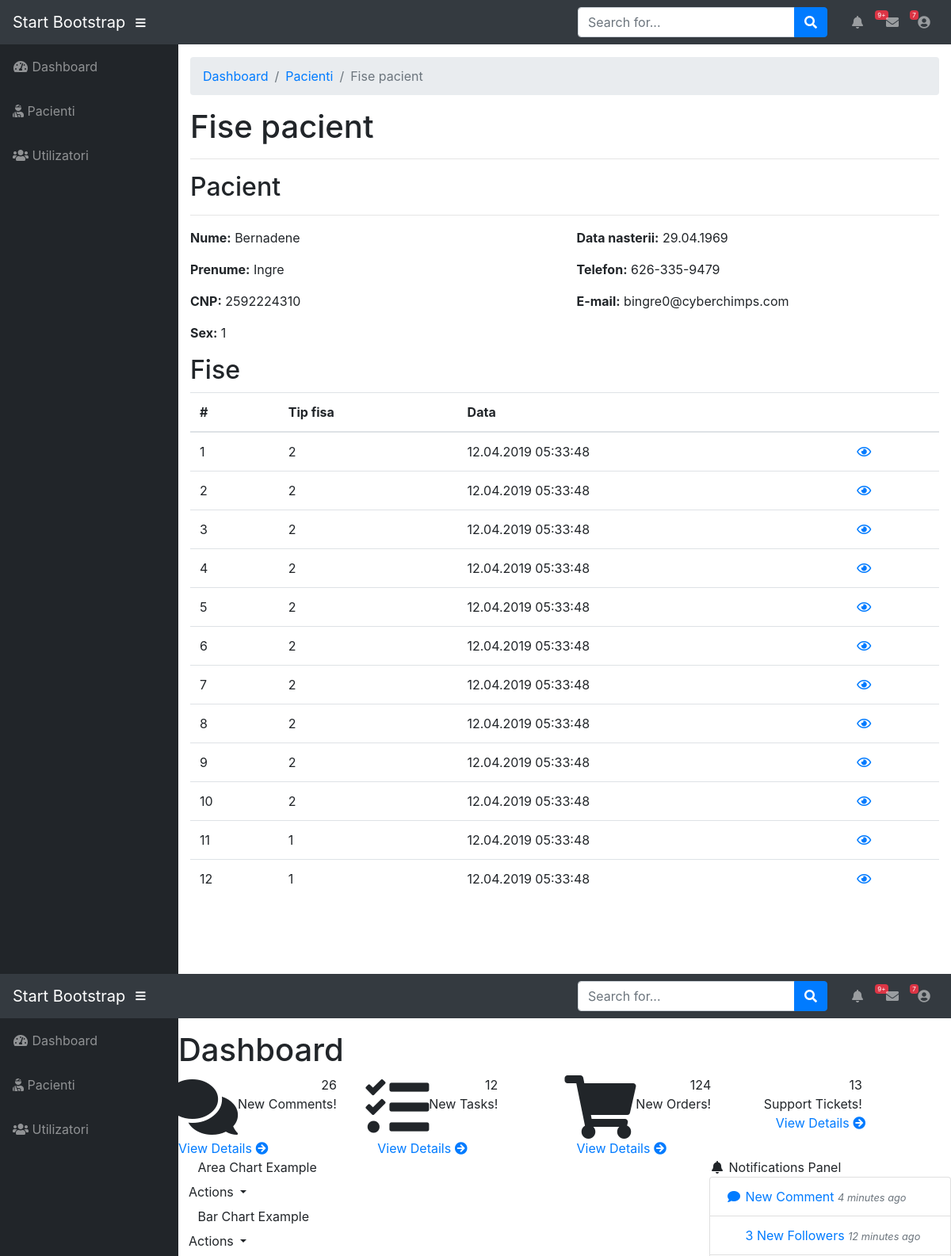
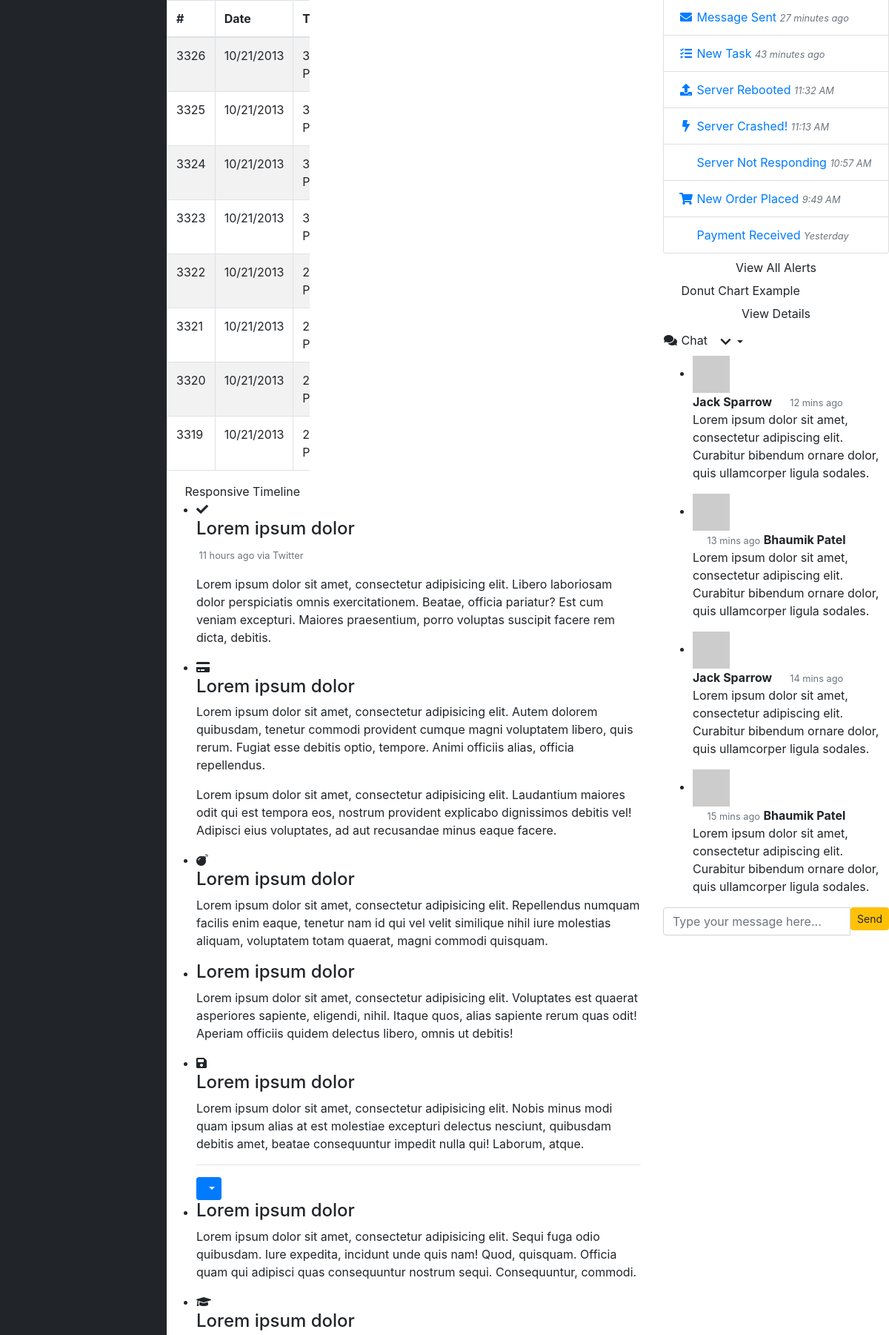
/pacient_fise?id=1 (upper part), run on the app's committed database (2 pictures, top to bottom).
### tables this page shows
CREATE TABLE `pacienti` (
  `id` int(255) NOT NULL,
  `nume` varchar(255) NOT NULL,
  `prenume` varchar(255) NOT NULL,
  `cnp` varchar(10) NOT NULL,
  `data_nastere` date NOT NULL,
  `sex` tinyint(1) NOT NULL,
  `telefon` varchar(15) NOT NULL,
  `email` varchar(255) NOT NULL
);

CREATE TABLE `fise_medicale` (
  `id` int(255) NOT NULL,
  `data_adaugare` datetime NOT NULL DEFAULT CURRENT_TIMESTAMP,
  `observatii` text NOT NULL,
  `tip_fisa` int(10) NOT NULL,
  `id_pacient` int(255) NOT NULL,
  `trimisa` tinyint(1) NOT NULL DEFAULT '0',
  `id_spital` int(255) DEFAULT NULL,
  `id_utilizator` int(255) DEFAULT NULL
);

### config/db_config.php (called while the page is built)
<?php
 $username="root";
 $password="";
 $servername="localhost";
 $db="dep";
?>

### _inc/classes/Db.php (called while the page is built, shortened)
<?php
class Db{
    private $con;
    private function Connect(){
        global $username, $password, $db, $servername;
        $this->con = new mysqli($servername, $username, $password, $db);
    }
    public function getQuerry($query){
        $result = $this->con->query($query);
        return $result;
    }
    public function getArray($rezultat){
        $re = array();
        if (mysqli_num_rows($rezultat) > 0){
            while($row = mysqli_fetch_assoc($rezultat)) {
                $re[]=$row;
            }
        }else{
        }
        return $re;
    }
    public function getRow($result){
        $re = array();
        if (mysqli_num_rows($result) > 0) {
           while($row = mysqli_fetch_assoc($result)) {
               $re=$row;
              break;
           }
       } else {
       }
       return $re;
    }
}
?>

### _inc/models/Pacienti.php (called while the page is built, shortened)
<?php
class Pacienti extends Db{
    public function getPacient($id){
        $query = "SELECT * FROM `pacienti`
                WHERE `pacienti`.`id`='".$id."'";
        $rezultat = $this->getQuerry($query);
        $pacient = $this->getRow($rezultat);
        return $pacient;
    }
}
?>

### _inc/models/FiseMedicale.php (called while the page is built, shortened)
<?php
class FiseMedicale extends Db{
    public function getPacientFise($id){
        $query= "SELECT * FROM `fise_medicale` WHERE `id_pacient`='".$id."' ORDER BY `data_adaugare` DESC";
        $rezultat = $this->getQuerry($query);
        return  $this->getArray($rezultat);
    }
}
?>

### pacient_fise.php (the view, shortened to what this page needs)
<?php
    if(isset($_GET["id"]) && $_GET["id"]>0){
        $id = $_GET["id"];
    }else{
        exit();
    }
    require_once('./_inc/models/Pacienti.php');
    require_once("./_inc/models/FiseMedicale.php");
    $pacientiModel = new Pacienti();
    $fiseMedicaleModel = new FiseMedicale();
    $pacient = $pacientiModel->getPacient($id);
    $fise = $fiseMedicaleModel->getPacientFise($id);
    include("./header.php");
?>
      <div class="container-fluid">
        <ol class="breadcrumb">
            <li class="breadcrumb-item"><a href="./dashboard">Dashboard</a></li>
            <li class="breadcrumb-item"><a href="./pacienti_listare">Pacienti</a></li>
            <li class="breadcrumb-item active">Fise pacient</li>
        </ol>
        <h1>Fise pacient</h1>
        <hr>
        <h2>Pacient</h2>
        <hr>
        <div class="row">
            <div class="col-6">
                <p><b>Nume:</b> <?php echo $pacient["nume"]; ?></p>
                <p><b>Prenume:</b> <?php echo $pacient["prenume"]; ?></p>
                <p><b>CNP:</b> <?php echo $pacient["cnp"]; ?></p>
                <p><b>Sex:</b> <?php echo $pacient["sex"]; ?></p>
            </div>
            <div class="col-6">
                <p><b>Data nasterii:</b> <?php echo date("d.m.Y",strtotime($pacient["data_nastere"])); ?></p>
                <p><b>Telefon:</b> <?php echo $pacient["telefon"]; ?></p>
                <p><b>E-mail:</b> <?php echo $pacient["email"]; ?></p>
            </div>
        </div>
        <h2>Fise</h2>
        <?php
            if(count($fise) > 0){ ?>
        <table class="table table-hover">
            <thead>
                <tr>
                <th scope="col">#</th>
                <th scope="col">Tip fisa</th>
                <th scope="col">Data</th>
                <th scope="col"></th>
                </tr>
            </thead>
            <tbody>
            <?php
                foreach($fise as $i => $fisa){
                ?>
                <tr>
                    <td><?php echo $i+1; ?></td>
                    <td><?php echo $fisa["tip_fisa"]; ?></td>
                    <td><?php echo date("d.m.Y H:i:s",strtotime($fisa["data_adaugare"])); ?></td>
                    <td>
                      <a href="fisa_vizualizare?id=<?php echo $fisa["id"]; ?>" title="Vezi fisa medicala"><i class="far fa-eye"></i></a>
                    </td>
                </tr>
                <?php
                }
                ?>
            </tbody>
        </table>
        <?php
            }else{ ?>
            <p>Nu exista fise medicale pentru acest utilizator.</p>
            <?php }  ?>
      </div>
 <?php
  include("./footer.php");
 ?>

### data on the page
pacienti: nume "Bernadene", prenume "Ingre", cnp "2592224310", sex "1", data_nastere "29.04.1969", telefon "626-335-9479", email "bingre0@cyberchimps.com"
fise_medicale: tip_fisa "2", data_adaugare "12.04.2019 05:33:48"
fise_medicale: tip_fisa "2", data_adaugare "12.04.2019 05:33:48"
fise_medicale: tip_fisa "2", data_adaugare "12.04.2019 05:33:48"
fise_medicale: tip_fisa "2", data_adaugare "12.04.2019 05:33:48"
fise_medicale: tip_fisa "2", data_adaugare "12.04.2019 05:33:48"
fise_medicale: tip_fisa "2", data_adaugare "12.04.2019 05:33:48"
fise_medicale: tip_fisa "2", data_adaugare "12.04.2019 05:33:48"
fise_medicale: tip_fisa "2", data_adaugare "12.04.2019 05:33:48"
fise_medicale: tip_fisa "2", data_adaugare "12.04.2019 05:33:48"
fise_medicale: tip_fisa "2", data_adaugare "12.04.2019 05:33:48"
fise_medicale: tip_fisa "1", data_adaugare "12.04.2019 05:33:48"
fise_medicale: tip_fisa "1", data_adaugare "12.04.2019 05:33:48"
